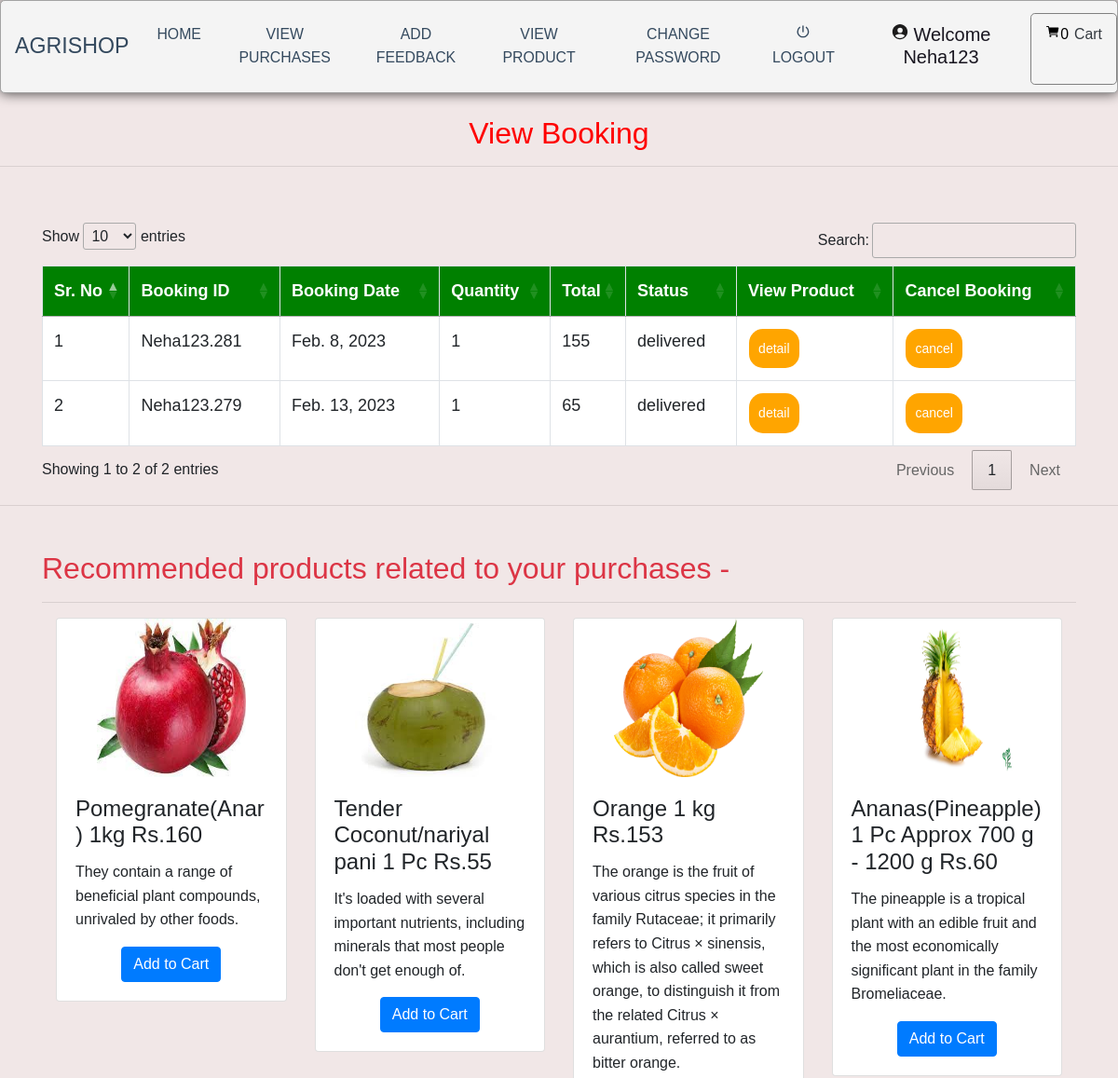
Page /view_booking (signed in, upper part) on the earlier database version.
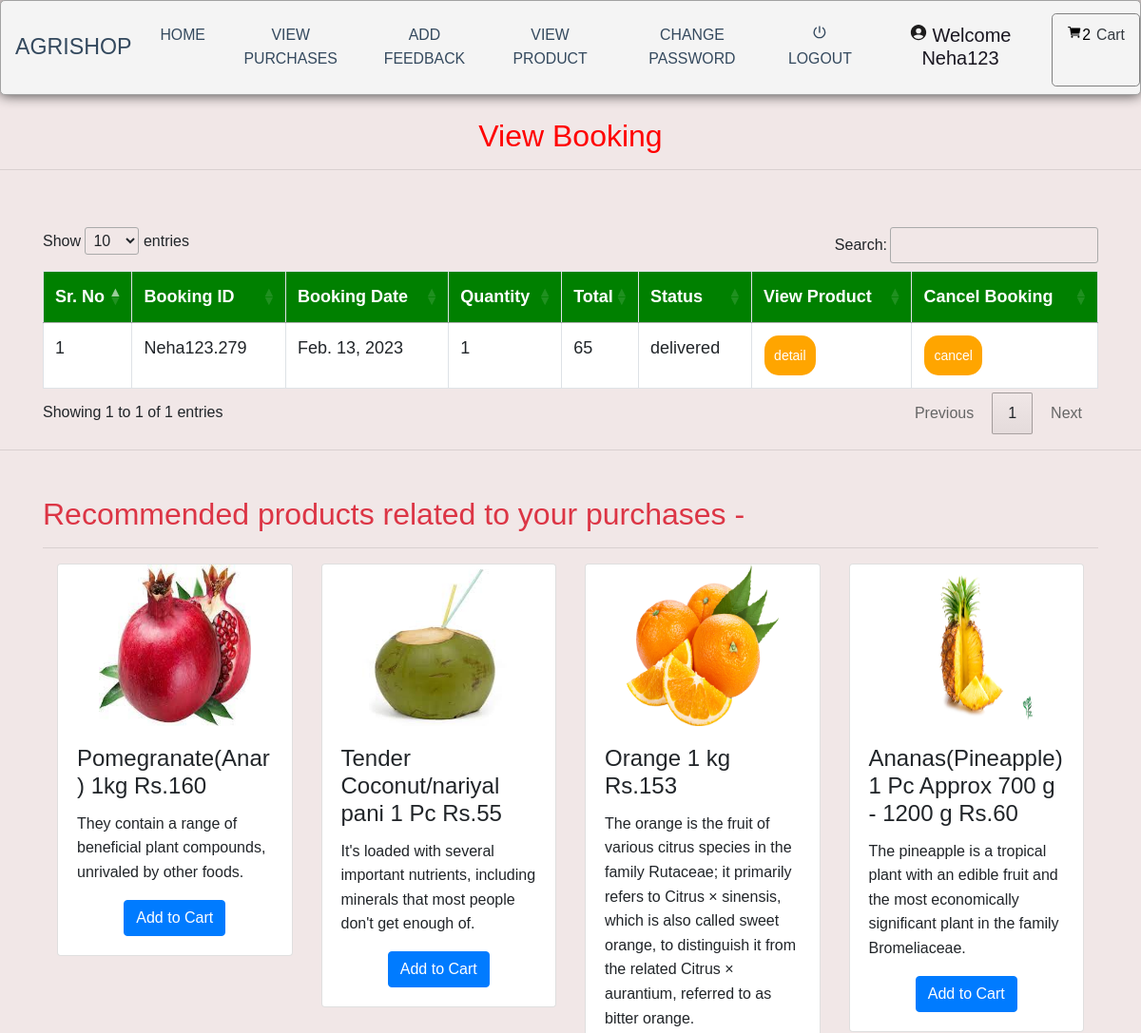
Same page on the later database version.
### grocery/models.py (models this page shows, shortened)
class Booking(models.Model):
    status = models.ForeignKey(Status, on_delete=models.CASCADE, null=True)
    profile = models.ForeignKey(Profile, on_delete=models.CASCADE, null=True)
    booking_id = models.CharField(max_length=200,null=True)
    quantity = models.CharField(max_length=100,null=True)
    book_date = models.DateField(null=True)
    total = models.IntegerField(null=True)

class Status(models.Model):
    name = models.CharField(max_length=20, null=True)

class Product(models.Model):
    category = models.ForeignKey(Category, on_delete=models.CASCADE, null=True)
    image = models.FileField(null=True)
    name = models.CharField(max_length=30, null=True)
    price = models.IntegerField(null=True)
    desc = models.TextField(null=True)

### grocery/views.py (the view)
# urls.py: path('view_booking', View_Booking, name='view_booking'),
def View_Booking(request):
    if not request.user.is_authenticated:
        return redirect('login')
    user = User.objects.get(id=request.user.id)
    profile = Profile.objects.get(user=user)
    cart = Cart.objects.filter(profile=profile)
    book = Booking.objects.filter(profile=profile)
    pro = recommended_product(request)
    num1 = 0
    for i in cart:
        num1 += 1
    d = {'book': book, 'num1': num1, 'pro': pro}
    return render(request, 'view_booking.html', d)

### grocery/views.py (called while the page is built)
def recommended_product(request):
    user = User.objects.get(id=request.user.id)
    profile = Profile.objects.get(user=user)
    book = Booking.objects.filter(profile=profile).order_by('-id')[:2]
    recommend = []
    for i in book:
        recommend += i.booking_id.split('.')[1:]
    pro1 = Product.objects.filter(id__in=recommend)
    cat = []
    for i in pro1:
        if not i.category.id in cat:
            cat.append(i.category.id)
    pro = Product.objects.filter(category__id__in=cat).order_by('?')
    return pro

### grocery/templates/view_booking.html (shortened to what this page needs)
{% extends 'navigation.html' %}
{% block body %}
<center><h2 style="color:red;margin-top:2%">View Booking</h2></center><hr>
 <div class="container">
<table class="table table-bordered" id="myTable">
  <thead>
  <tr>
    <th>Sr. No</th>
    <th>Booking ID</th>
    <th>Booking Date</th>
      <th>Quantity</th>
      <th>Total</th>
      <th>Status</th>
    <th>View Product</th>
    <th>Cancel Booking</th>
  </tr>
  </thead>
   <tbody>
{% for i in book %}
  <tr>
      <td>{{forloop.counter}}</td>
    <td>{{i.booking_id}}</td>
    <td>{{i.book_date}}</td>
      <td>{{i.quantity}}</td>
      <td>{{i.total}}</td>
      <td>{{i.status.name}}</td>
      <td><a href="{% url 'booking_detail' i.booking_id i.id %}"><button class="button button1">detail</button></a></td>
      <td><a href="{% url 'delete_booking' i.booking_id i.id %}" onclick="return confirm('Are you sure?')"><button class="button button1" id="#delete">cancel</button></a></td>
  </tr>
   {% endfor %}
    </tbody>
</table>
 </div>
<hr>
<div class="container mt-5">
    <h2 class="text-danger">Recommended products related to your purchases - </h2><hr>
    <div class="carousel-inner row w-100 mx-auto">
			{% for j in pro %}
				<div class="carousel-item col-md-3 active"><div class="card">
					<center><img class="card-img-top img-fluid" align="center" src="{{j.image.url}}" style="width:160px;height:170px;float:center" alt="card-img"></center>
   						<div class="card-body">
   						<h4 class="card-title">{{j.name}} Rs.{{j.price}}</h4>
   						<p class="card-text">{{j.desc}}</p>
   						<form align="center" action="{% url 'add_cart' j.id %}" method="post">
                            <button type="submit" class="btn btn-primary">Add to Cart</button>
</form>
   					</div>
   				</div>
   			</div>
			{% endfor %}
		</div>
</div>
{% endblock %}

### grocery/templates/navigation.html (shortened to what this page needs)
<!DOCTYPE html>
<html lang="en">
<head>
  {% load static %}
  <link rel="stylesheet" href="https://maxcdn.bootstrapcdn.com/bootstrap/4.0.0/css/bootstrap.min.css"
>
  <link rel=stylesheet href="//cdn.datatables.net/1.10.19/css/jquery.dataTables.min.css">
  <link rel="stylesheet" href="https://cdnjs.cloudflare.com/ajax/libs/font-awesome/4.7.0/css/font-awesome.min.css">
</head>
<body style="background-color:rgb(241, 231, 231)">
  <header class="header">
    <h1 class="logo"><a href="#">AgriShop</a></h1>
    <ul class="main-nav">
      {% if request.user.username %}
        {% if not request.user.is_staff %}
        <li>
          <a href="{% url 'home' %}">Home</a>
        </li>
        <li>
          <a href="{% url 'view_booking' %}">View Purchases</a>
        </li>
        <li>
          <a href="{% url 'send_feedback' request.user.id %}">Add Feedback</a>
        </li>
        <li>
          <a href="{% url 'view_product' 0 %}">View Product</a>
        </li>
        <li>
          <a href="{% url 'change_password' %}">Change Password</a>
        </li>
        {% endif %}
        {% endif %}
        {% if request.user.is_authenticated %}
        <a href="{% url 'logout' %}" ><ion-icon style="margin-right:1px"
            name="power-sharp"></ion-icon>Logout</a>
        {% if not request.user.is_staff %}
        <li>
          <a href="{% url 'profile' %}">
            <h5 style="color:#191620 ; text-transform : capitalize"><ion-icon
                style="margin-right:4px;color:#1c1b1b" name="person-circle-sharp"></ion-icon>Welcome
              {{request.user.username}}</h5>
          </a>
        </li>
        {% endif %}
        {% endif %}
        {% if not request.user.is_staff %}
        {% if request.user.username %}
        <a href="{% url 'cart' %}" style="border:1px solid gray"
          class="btn btn-default btn-lg text-dark text-capitalize">
          <ion-icon style="color:black;margin-top:2%" name="cart"></ion-icon><span
            style="color:black">{{num1}}</span><span style="margin-left:6px;margin-top:2%;">Cart</span></a>
        {% endif %}
        {% endif %}
    </ul>
  </header>
  {% block body %}
  {% endblock %}
</body>
</html>

Differences in the rows shown:
removed Booking: booking_id "Neha123.281", book_date "Feb. 8, 2023", quantity "1", total "155", status.name "delivered"
Other differences:
{{ num1 }}: "0" → "2"
text written by a page script: "Show entries Search: Showing 1 to 2 of 2 entries Previous 1 Next" → "Show entries Search: Showing 1 to 1 of 1 entries Previous 1 Next"
